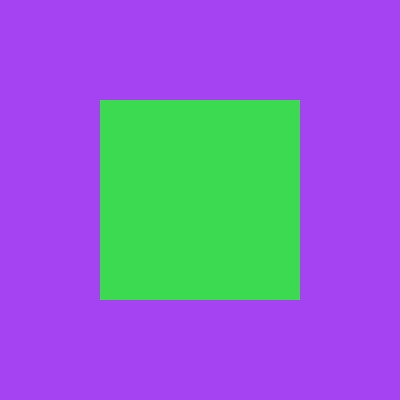
Frame 1 (no input)
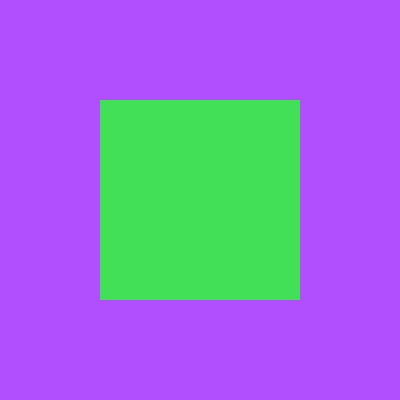
Frame 60 (the mouse pressed at the canvas centre just before this capture)
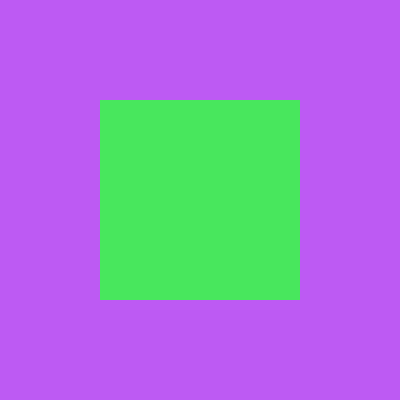
Frame 120 (the mouse held since frame 60 and released just before this capture)

The Processing sketch that drew these frames (run headless with seeded random() and noise(); from frame 60 on, the mouse is pressed at the canvas centre):

// Processing sketch: albers
// ── albers.pde

float r, g, b, rSpeed, gSpeed, bSpeed;
float fR, fG, fB, fRSpeed, fGSpeed, fBSpeed;
float mult;
float centerX, centerY;

void setup() {
  size(400, 400);
  centerX = width/2;
  centerY = height/2;
  rectMode(CENTER);
  noStroke();
  
  r = random(255);
  g = random(255);
  b = random(255);
  rSpeed = .1;
  gSpeed = rSpeed;
  bSpeed = rSpeed;

  fR = random(255);
  fG = random(255);
  fB = random(255);
  fRSpeed = rSpeed;
  fGSpeed = rSpeed;
  fBSpeed = rSpeed;
  
  background(0);
  fill(0);
}


void draw() {
  mult = sin(frameCount*.001) + 2;

  r+=rSpeed*mult;
  g+=gSpeed*mult;
  b+=bSpeed*mult;


  if (r > 255 || r < 0) {
    rSpeed *= -1;
  }

  if (g > 255 || g < 0) {
    gSpeed *= -1;
  }

  if (b > 255 || b < 0) {
    bSpeed *= -1;
  } 

  background(r, g, b);
  mult*= .5;

  fR+=fRSpeed*mult;
  fG+=fGSpeed*mult;
  fB+=fBSpeed*mult;


  if (fR > 255 || fR < 0) {
    fRSpeed *= -1;
  }

  if (fG > 255 || fG < 0) {
    fGSpeed *= -1;
  }

  if (fB > 255 || fB < 0) {
    fBSpeed *= -1;
  } 
  fill(fR, fG, fB);
  rect (centerX, centerY, centerX, centerY);
}
